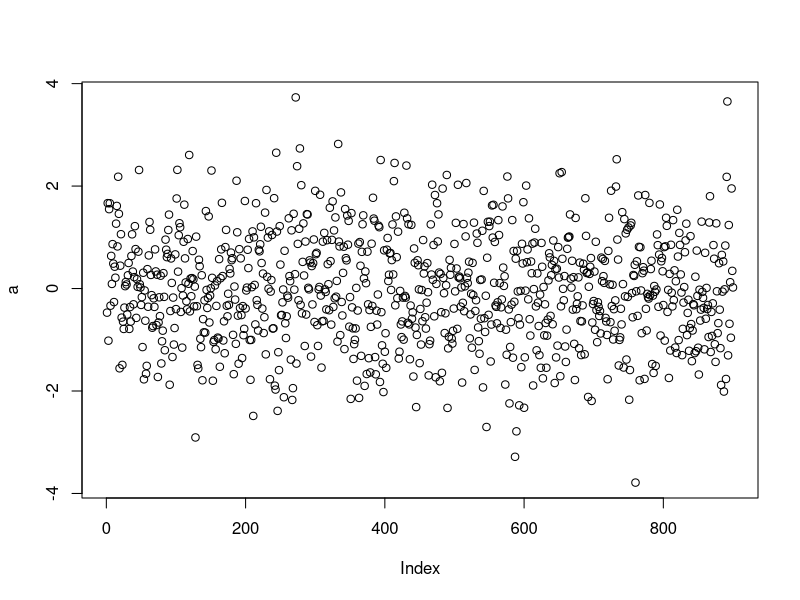

Generate this figure with R:
## ---- chunk 1
a<-rnorm (900)
plot (a)


